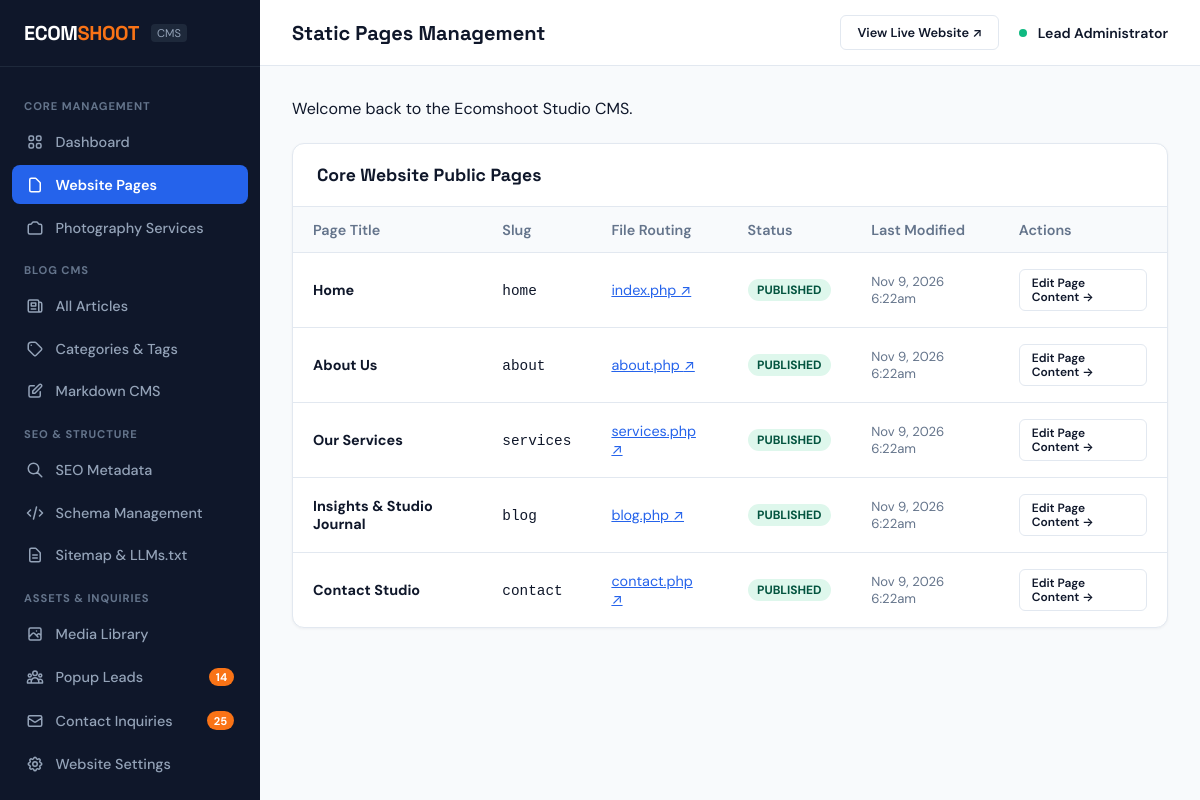
Screenshot of /admin/pages.php (signed in) with the database file from the repository.
### tables this page shows
CREATE TABLE `pages` (
  `id` INT AUTO_INCREMENT PRIMARY KEY,
  `title` VARCHAR(200) NOT NULL,
  `slug` VARCHAR(100) NOT NULL UNIQUE,
  `file_name` VARCHAR(100) NOT NULL,
  `headline` VARCHAR(255) NULL,
  `subheadline` TEXT NULL,
  `content` LONGTEXT NULL,
  `status` ENUM('published', 'draft') DEFAULT 'published',
  `created_at` TIMESTAMP DEFAULT CURRENT_TIMESTAMP,
  `updated_at` TIMESTAMP DEFAULT CURRENT_TIMESTAMP ON UPDATE CURRENT_TIMESTAMP
);

### config/config.php (called while the page is built, shortened)
<?php
function e(?string $string): string {
    return htmlspecialchars($string ?? '', ENT_QUOTES, 'UTF-8');
}
function url(string $path = ''): string {
    $cleanPath = ltrim($path, '/');
    return BASE_URL . ($cleanPath ? '/' . $cleanPath : '');
}

### admin/pages.php (the view, shortened to what this page needs)
<?php
require_once __DIR__ . '/../config/config.php';
require_once __DIR__ . '/includes/header.php';
$db = Database::getInstance()->getConnection();
$pages = $db->query("SELECT * FROM pages ORDER BY id ASC")->fetchAll(PDO::FETCH_ASSOC);
?>
<div class="admin-card">
  <div class="admin-card-header">
    <div class="admin-card-title">Core Website Public Pages</div>
  </div>
  <div class="admin-card-body" style="padding: 0;">
    <table class="admin-table">
      <thead>
        <tr>
          <th>Page Title</th>
          <th>Slug</th>
          <th>File Routing</th>
          <th>Status</th>
          <th>Last Modified</th>
          <th>Actions</th>
        </tr>
      </thead>
      <tbody>
        <?php foreach ($pages as $p): ?>
          <tr>
            <td style="font-weight: 700;">
              <?= e($p['title']) ?>
            </td>
            <td><code><?= e($p['slug']) ?></code></td>
            <td><a href="<?= url($p['file_name']) ?>" target="_blank" style="color: var(--admin-primary);"><?= e($p['file_name']) ?> &nearr;</a></td>
            <td><span class="status-pill status-published"><?= ucfirst(e($p['status'])) ?></span></td>
            <td style="font-size: 0.82rem; color: var(--admin-text-muted);"><?= date('M j, Y g:ia', strtotime($p['updated_at'])) ?></td>
            <td>
              <a href="<?= url('admin/page-edit.php?id=' . $p['id']) ?>" class="btn-admin btn-admin-outline" style="font-size: 0.75rem; padding: 0.35rem 0.75rem;">
                Edit Page Content &rarr;
              </a>
            </td>
          </tr>
        <?php endforeach; ?>
      </tbody>
    </table>
  </div>
</div>
<?php require_once __DIR__ . '/includes/footer.php'; ?>

### assets/css/admin.css (style rules this page uses)
:root { --admin-sidebar-width: 260px; --admin-header-height: 65px; --admin-bg: #F8FAFC; --admin-sidebar-bg: #0F172A; --admin-sidebar-hover: #1E293B; --admin-card-bg: #FFFFFF; --admin-border: #E2E8F0; --admin-text-main: #0F172A; --admin-text-muted: #64748B; --admin-primary: #2563EB; --admin-primary-hover: #1D4ED8; --admin-coral: #F97316; --admin-success: #10B981; --admin-danger: #EF4444; --admin-warning: #F59E0B; }
body.admin-body { background-color: var(--admin-bg); color: var(--admin-text-main); font-family: 'DM Sans', -apple-system, BlinkMacSystemFont, sans-serif; margin: 0; display: flex; min-height: 100vh; }
.admin-card { background-color: var(--admin-card-bg); border: 1px solid var(--admin-border); border-radius: 12px; overflow: hidden; box-shadow: 0 1px 3px rgba(15, 23, 42, 0.05); margin-bottom: 2rem; }
.admin-card-header { padding: 1.25rem 1.5rem; border-bottom: 1px solid var(--admin-border); display: flex; align-items: center; justify-content: space-between; }
.admin-card-title { font-family: 'Space Grotesk', sans-serif; font-size: 1.1rem; font-weight: 700; }
.admin-card-body { padding: 1.5rem; }
.admin-table { width: 100%; border-collapse: collapse; text-align: left; font-size: 0.9rem; }
.admin-table th { background-color: #F8FAFC; padding: 0.85rem 1.25rem; font-weight: 600; color: var(--admin-text-muted); border-bottom: 1px solid var(--admin-border); }
.admin-table td { padding: 1rem 1.25rem; border-bottom: 1px solid var(--admin-border); vertical-align: middle; }
.admin-table tr:last-child td { border-bottom: none; }
.status-pill { display: inline-block; font-size: 0.75rem; font-weight: 700; padding: 0.2rem 0.6rem; border-radius: 9999px; text-transform: uppercase; }
.status-published, .status-active, .status-converted { background-color: #DEF7EC; color: #03543F; }
.btn-admin { display: inline-flex; align-items: center; gap: 0.4rem; padding: 0.55rem 1rem; font-size: 0.88rem; font-weight: 600; border-radius: 6px; border: 1px solid transparent; cursor: pointer; text-decoration: none; line-height: 1.2; }
.btn-admin-outline { background-color: #FFFFFF; border-color: var(--admin-border); color: var(--admin-text-main); }

### rows the page displays
pages: title "Home", slug "home", file_name "index.php", status "PUBLISHED", updated_at "Nov 9, 2026 6:22am"
pages: title "About Us", slug "about", file_name "about.php", status "PUBLISHED", updated_at "Nov 9, 2026 6:22am"
pages: title "Our Services", slug "services", file_name "services.php", status "PUBLISHED", updated_at "Nov 9, 2026 6:22am"
pages: title "Insights & Studio Journal", slug "blog", file_name "blog.php", status "PUBLISHED", updated_at "Nov 9, 2026 6:22am"
pages: title "Contact Studio", slug "contact", file_name "contact.php", status "PUBLISHED", updated_at "Nov 9, 2026 6:22am"

### other values shown
$newLeadsCount "14"
$unreadCount "25"
$adminTitle "Static Pages Management"
$currentAdmin['name'] "Lead Administrator"
$flash['message'] "Welcome back to the Ecomshoot Studio CMS."
